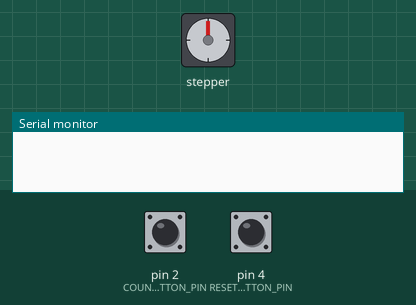
Recording of a sketch running on a simulated Arduino Uno, built with avr-gcc and run on an emulated ATmega328P. On the bench: stepper motor, the last lines printed to the serial monitor. Wiring (inferred from the names in the program): stepper motor (2048 steps per turn assumed): coils pin 9, pin 10, pin 11, pin 12. Inputs (shaded band) come from the test bench; at power-on: pin 2 (COUNT_BUTTON_PIN) LOW, pin 4 (RESET_BUTTON_PIN) LOW.

Above: at 1.2 s.
1.3 s: pin 2 (COUNT_BUTTON_PIN) pulled HIGH for 0.15 s
At 2.7 s:
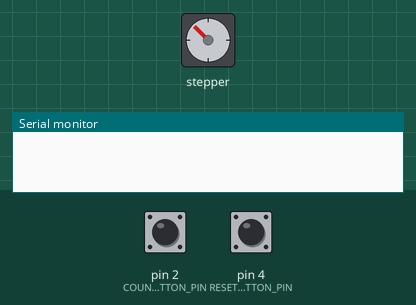
3.3 s: pin 2 (COUNT_BUTTON_PIN) pulled HIGH for 1 s
At 5.1 s:
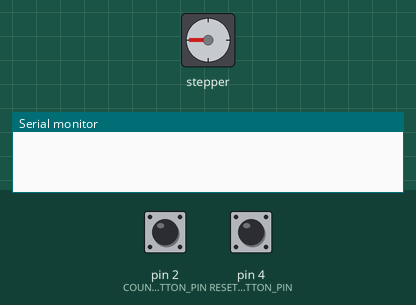
5.8 s: pin 4 (RESET_BUTTON_PIN) pulled HIGH for 0.15 s
At 6.56 s:
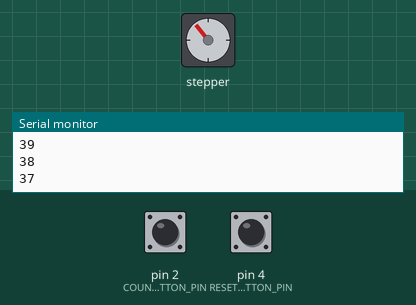
7.4 s: pin 2 (COUNT_BUTTON_PIN) pulled HIGH for 3.2 s
At 7.57 s:
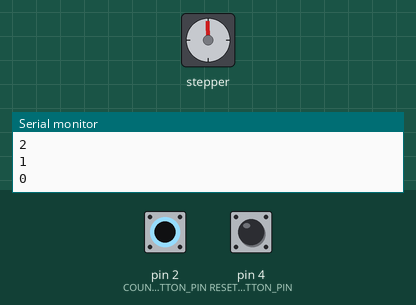
12.1 s: pin 4 (RESET_BUTTON_PIN) pulled HIGH for 1 s
At 13.9 s:
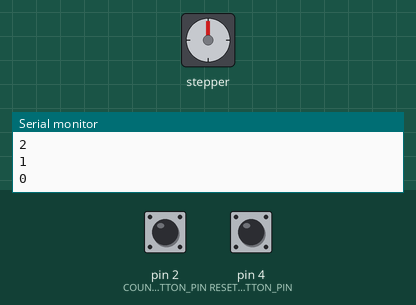
Timing chart, 0 to 15.4 s (numbered marks = the images above; inputs shaded):
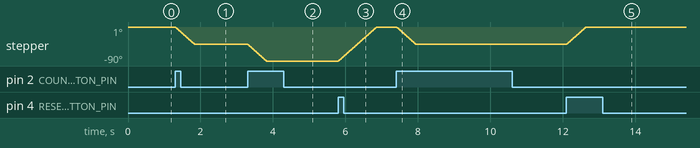

The sketch:

FlowerZombie.ino
```cpp
#include "constants.h"
#include "variables.h"

void setup() {
  Serial.begin(9600); // For debugging purposes
  pinMode(STEPPER_PIN_1, OUTPUT);
  pinMode(STEPPER_PIN_2, OUTPUT);
  pinMode(STEPPER_PIN_3, OUTPUT);
  pinMode(STEPPER_PIN_4, OUTPUT);
  pinMode(RESET_BUTTON_PIN, INPUT);
}

void loop() {

  read_count_button();
  read_reset_button();

}

// https://www.arduino.cc/en/Tutorial/StateChangeDetection
// Read's the number of times the input button has been pressed
// and then adds to a count if the button has been pressed and moves the rack incrementally
void read_count_button(){
  countButtonState = digitalRead(COUNT_BUTTON_PIN);

  if (countButtonState != countLastButtonState) {
    if (countButtonState == HIGH) {
      cupCount++;
        while(count <= FULL_ROTATION && count <= (64*cupCount) && !resetState){
          move_up();
          count++;
        }
    }
    delay(50);
  }
  countLastButtonState = countButtonState;
}

// Read's if the reset button has been reset
// and then calls the reset_rack() method to return the rack to it's starting position
void read_reset_button(){
  resetButtonState = digitalRead(RESET_BUTTON_PIN);

  if (resetButtonState != resetLastButtonState) {
    if (resetButtonState == HIGH) {
      reset_rack();
    }
    delay(50);
  }
  resetLastButtonState = resetButtonState;
}

// Method to reset the rack position to the starting position based on how the current count amoun
void reset_rack(){
    while(count >= 0){
      resetState = true;
      Serial.println(count);
      move_down();
      count--;
    }
    cupCount = 0;
    resetState = false;
}

// Adapted from nikodembartnik.pl by Nikodem Bartnik
// Method to move the rack up
void move_down(){
  digitalWrite(STEPPER_PIN_1, HIGH);
  digitalWrite(STEPPER_PIN_2, LOW);
  digitalWrite(STEPPER_PIN_3, LOW);
  digitalWrite(STEPPER_PIN_4, LOW);
  delay(2);

  digitalWrite(STEPPER_PIN_1, LOW);
  digitalWrite(STEPPER_PIN_2, HIGH);
  digitalWrite(STEPPER_PIN_3, LOW);
  digitalWrite(STEPPER_PIN_4, LOW);
  delay(2);

  digitalWrite(STEPPER_PIN_1, LOW);
  digitalWrite(STEPPER_PIN_2, LOW);
  digitalWrite(STEPPER_PIN_3, HIGH);
  digitalWrite(STEPPER_PIN_4, LOW);
  delay(2);

  digitalWrite(STEPPER_PIN_1, LOW);
  digitalWrite(STEPPER_PIN_2, LOW);
  digitalWrite(STEPPER_PIN_3, LOW);
  digitalWrite(STEPPER_PIN_4, HIGH);
  delay(2);
}

// Adapted from nikodembartnik.pl by Nikodem Bartnik
// Method to move the rack down
void move_up(){
  digitalWrite(STEPPER_PIN_1, LOW);
  digitalWrite(STEPPER_PIN_2, LOW);
  digitalWrite(STEPPER_PIN_3, LOW);
  digitalWrite(STEPPER_PIN_4, HIGH);
  delay(2);

  digitalWrite(STEPPER_PIN_1, LOW);
  digitalWrite(STEPPER_PIN_2, LOW);
  digitalWrite(STEPPER_PIN_3, HIGH);
  digitalWrite(STEPPER_PIN_4, LOW);
  delay(2);

  digitalWrite(STEPPER_PIN_1, LOW);
  digitalWrite(STEPPER_PIN_2, HIGH);
  digitalWrite(STEPPER_PIN_3, LOW);
  digitalWrite(STEPPER_PIN_4, LOW);
  delay(2);

  digitalWrite(STEPPER_PIN_1, HIGH);
  digitalWrite(STEPPER_PIN_2, LOW);
  digitalWrite(STEPPER_PIN_3, LOW);
  digitalWrite(STEPPER_PIN_4, LOW);
  delay(2);
}
```

constants.h
```cpp
#define STEPPER_PIN_1 9
#define STEPPER_PIN_2 10
#define STEPPER_PIN_3 11
#define STEPPER_PIN_4 12
#define RESET_BUTTON_PIN 4
#define COUNT_BUTTON_PIN 2
#define FULL_ROTATION 512
```

variables.h
```cpp
// States
int countButtonState = 0;
int countLastButtonState = 0;
int resetButtonState = 0;
int resetLastButtonState = 0;
int resetState = false;

// Counters
int count = 0;
int cupCount = 0;
```

Measured:
- after the input at 1.3 s, stepper: turns 45° counter-clockwise in 0.51 s, starting at once
- after the input at 3.3 s, stepper: turns 45° counter-clockwise in 0.51 s, starting at once
- after the input at 5.8 s, stepper: turns 90° clockwise in 1.0 s, starting at once
- after the input at 7.4 s, stepper: turns 45° counter-clockwise in 0.51 s, starting at once
- after the input at 12.1 s, stepper: turns 45° clockwise in 0.51 s, starting at once
